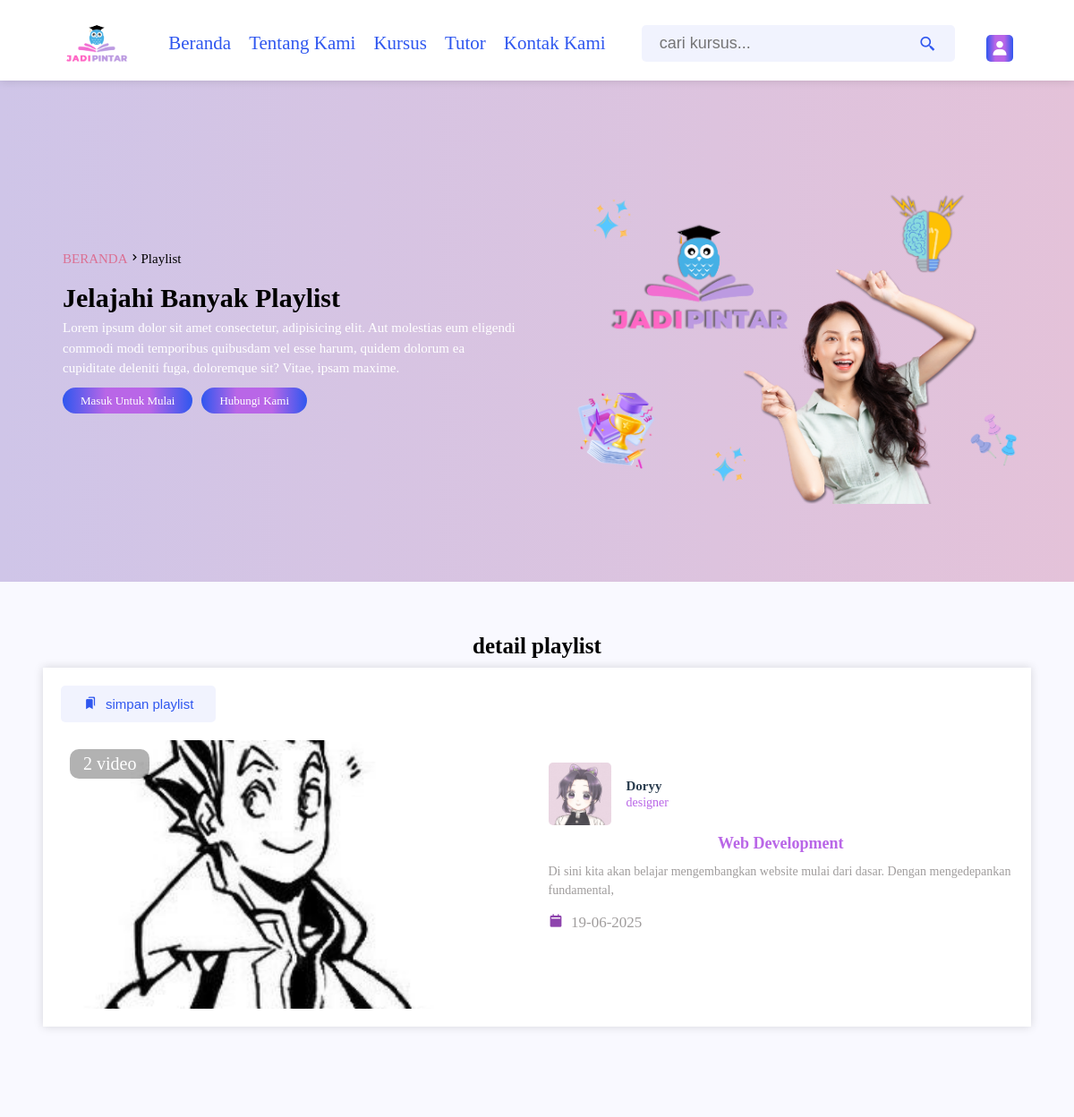
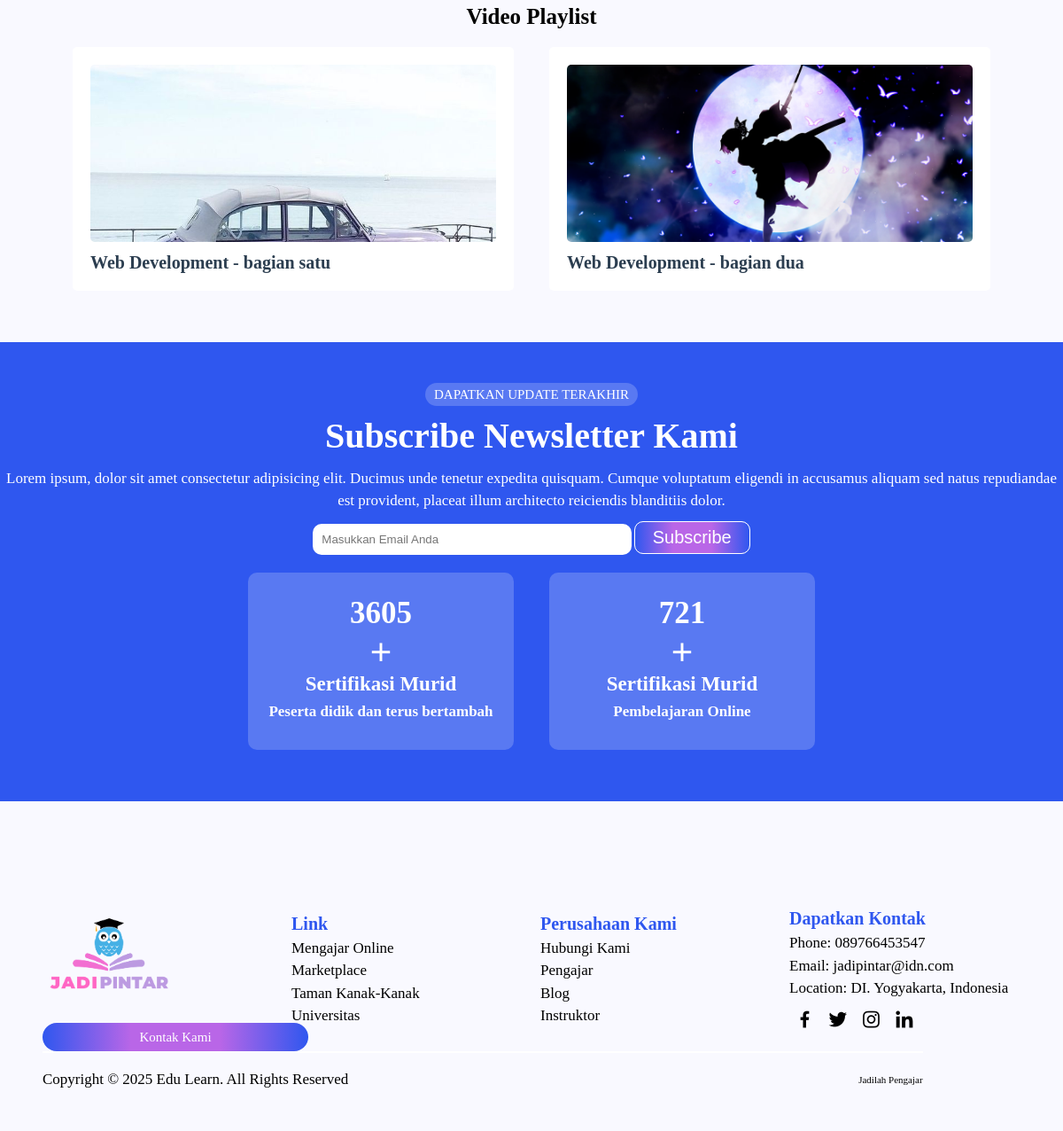
Screenshot of /playlist.php?get_id=frhuOoqYizs1cbyVzgFs with the database file from the repository (2 pictures, top to bottom).
### tables this page shows
CREATE TABLE `playlist` (
  `id` varchar(20) NOT NULL,
  `tutor_id` varchar(20) NOT NULL,
  `title` varchar(20) NOT NULL,
  `descriptions` varchar(100) NOT NULL,
  `thumb` varchar(100) NOT NULL,
  `date` date NOT NULL DEFAULT current_timestamp(),
  `status` varchar(20) NOT NULL
);

CREATE TABLE `tutors` (
  `id` varchar(20) NOT NULL,
  `name` varchar(50) NOT NULL,
  `profession` varchar(50) NOT NULL,
  `email` varchar(50) NOT NULL,
  `password` varchar(50) NOT NULL,
  `image` varchar(100) NOT NULL
);

CREATE TABLE `content` (
  `id` varchar(20) NOT NULL,
  `tutor_id` varchar(20) NOT NULL,
  `playlist_id` varchar(20) NOT NULL,
  `title` varchar(100) NOT NULL,
  `descriptions` varchar(1000) NOT NULL,
  `video` varchar(100) NOT NULL,
  `thumb` varchar(100) NOT NULL,
  `date` date NOT NULL DEFAULT current_timestamp(),
  `status` varchar(10) NOT NULL
);

### playlist.php (the view, shortened to what this page needs)
<?php
    include 'components/connect.php';
    if (isset($_COOKIE['user_id'])) {
        $user_id = $_COOKIE['user_id'];
    }else{
        $user_id = '';
    }
   if(isset($_GET['get_id'])){
        $get_id = $_GET['get_id'];
    }else{
        $get_id = '';
        header('location:index.php');
    }
?>
<!DOCTYPE html>
<html lang="en">
<head>
    <link href='https://unpkg.com/boxicons@2.1.4/css/boxicons.min.css' rel='stylesheet'>
    <link rel="stylesheet" href="css/user_style.css">
</head>
<body>
    <?php include 'components/user_header.php'?>
    <div class="banner">
        <div class="detail">
            <div class="title">
                <a href="index.php">beranda</a><span><i class="bx bx-chevron-right">Playlist</i></span>
            </div>
            <h1>Jelajahi banyak playlist</h1>
            <p>Lorem ipsum dolor sit amet consectetur, adipisicing elit. Aut molestias eum eligendi commodi modi temporibus quibusdam vel esse harum, quidem dolorum ea cupiditate deleniti fuga, doloremque sit? Vitae, ipsam maxime.</p>
            <div class="flex-btn">
                <a href="login.php" class="btn">masuk untuk mulai</a>
                <a href="contact.php" class="btn">hubungi kami</a>
            </div>
        </div>
        <img src="image/banner.png">
    </div>
    <section class="playlist">
        <div class="heading">
            <h1>detail playlist</h1>
        </div>
        <div class="row">
            <?php
                $select_playlist = $conn->prepare("SELECT * FROM playlist WHERE id = ? AND status= ? LIMIT 1");
                $select_playlist->execute([$get_id, 'active']);
                if($select_playlist->rowCount() > 0){
                    $fetch_playlist = $select_playlist->fetch(PDO::FETCH_ASSOC);
                    $playlist_id = $fetch_playlist['id'];
                    $count_videos = $conn->prepare("SELECT * FROM content WHERE playlist_id = ?");
                    $count_videos->execute([$playlist_id]);
                    $total_videos = $count_videos->rowCount();
                    $select_tutor = $conn->prepare("SELECT * FROM tutors WHERE id = ? LIMIT 1");
                    $select_tutor->execute([$fetch_playlist['tutor_id']]);
                    $fetch_tutor = $select_tutor->fetch(PDO::FETCH_ASSOC);
                    $select_bookmark = $conn->prepare("SELECT * FROM bookmark WHERE user_id = ? AND playlist_id = ?");
                    $select_bookmark->execute([$user_id, $playlist_id]);
            ?>
            <div class="col">
                <form action="" method="post" class="save-list">
                    <?php
                        if($select_bookmark->rowCount() > 0){
                    ?>
                        <button type="submit" name="save-list"> <i class="bx bxs-bookmarks"></i><span>tersimpan</span> </button>
                    <?php }else{ ?>
                        <button type="submit" name="save-list"> <i class="bx bxs-bookmarks"></i><span>simpan playlist</span> </button>
                    <?php } ?>
                </form>
                <div class="thumb">
                    <span><?= $total_videos; ?> video</span>
                    <img src="uploaded_files/<?= $fetch_playlist['thumb']; ?>">
                </div>
            </div>
            <div class="col">
                <div class="tutor">
                    <img src="uploaded_files/<?= $fetch_tutor['image']; ?>">
                    <div>
                        <h3><?= $fetch_tutor['name']; ?></h3>
                        <span><?= $fetch_tutor['profession']; ?></span>
                    </div>
                </div>
                <div class="detail">
                    <h3><?= $fetch_playlist['title']; ?></h3>
                    <p><?= $fetch_playlist['descriptions']; ?></p>
                    <div class="date">
                        <i class="bx bxs-calendar-alt"> <span><?= date('d-m-Y', strtotime($fetch_playlist['date'])); ?></span> </i>
                    </div>
                </div>
            </div>
            <?php
                }else{
                    echo '<p class="empty">playlist ini tidak ditemukan</p>';
                }
            ?>
        </div>
    </section>
    <section class="video-container">
            <div class="heading">
                <h1>video playlist</h1>
            </div>
            <div class="box-container">
                <?php
                    $select_content = $conn->prepare("SELECT * FROM content WHERE playlist_id = ? AND status = ?");
                    $select_content->execute([$get_id,'active']);
                    if ($select_content->rowCount() > 0){
                        while($fetch_content = $select_content->fetch(PDO::FETCH_ASSOC)){
                ?>
                <a href="watch_video.php?get_id=<?= $fetch_content['id']; ?>" class="box">
                    <img src="uploaded_files/<?= $fetch_content['thumb']; ?>">
                    <h3><?= $fetch_content['title']; ?></h3>
                </a>
                <?php
                        }
                    }else{
                        echo '<p class="empty">belum ada video yang ditambahkan!</p>';
                    }
                ?>
            </div>
    </section>
    <?php include 'components/footer.php'?>
</body>
</html>

### rows the page displays
playlist: thumb (picture), title "Web Development", descriptions "Di sini kita akan belajar mengembangkan website mulai dari dasar. Dengan mengedepankan fundamental,", date "19-06-2025"
tutors: image (picture), name "Doryy", profession "designer"
content: thumb (picture), title "Web Development - bagian satu"
content: thumb (picture), title "Web Development - bagian dua"

### other values shown
$total_videos "2"
